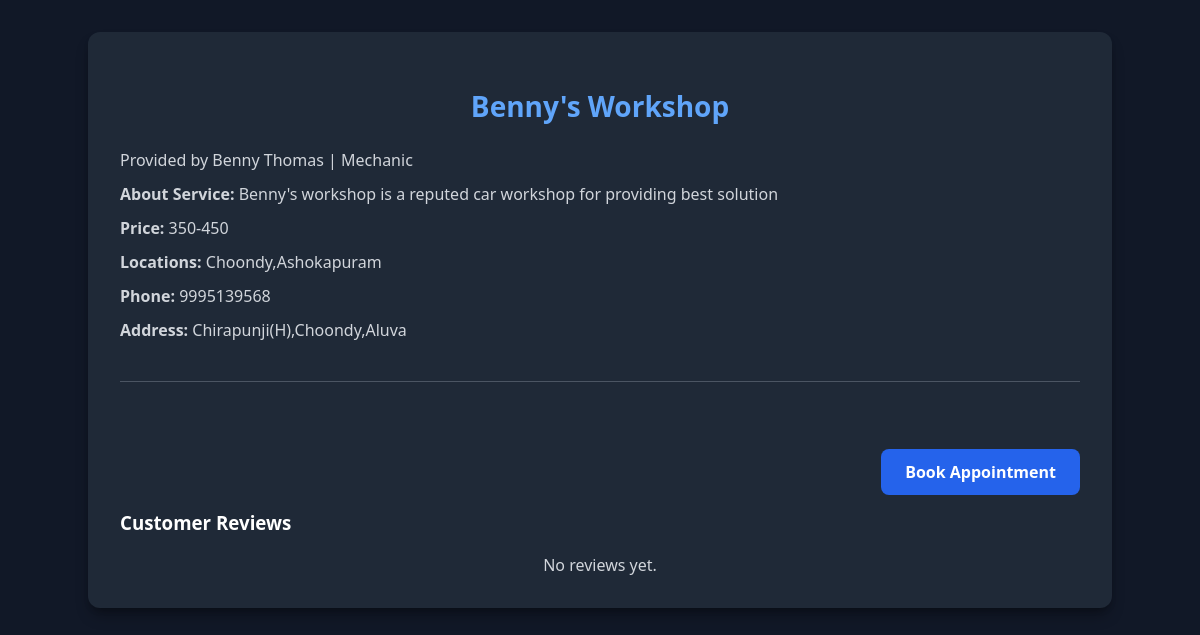
Screenshot of /provider_details.php?provider_id=7 with the database file from the repository.
### tables this page shows
CREATE TABLE `service_details` (
  `service_id` int(11) NOT NULL,
  `provider_id` int(11) NOT NULL,
  `business_name` varchar(100) NOT NULL,
  `category` enum('Plumber','Carpenter','Electrician','Mechanic','Painter') NOT NULL,
  `about_service` varchar(500) DEFAULT NULL,
  `price` varchar(50) NOT NULL,
  `locations` text NOT NULL,
  `created_at` timestamp NOT NULL DEFAULT current_timestamp(),
  `updated_at` timestamp NOT NULL DEFAULT current_timestamp() ON UPDATE current_timestamp()
);

CREATE TABLE `users` (
  `user_id` int(11) NOT NULL,
  `name` varchar(50) NOT NULL,
  `email` varchar(60) NOT NULL,
  `password` varchar(100) NOT NULL,
  `phone` varchar(14) DEFAULT NULL,
  `role` enum('customer','provider','admin') DEFAULT 'customer',
  `status` enum('pending','approved','rejected') NOT NULL DEFAULT 'pending',
  `address` text DEFAULT NULL,
  `created_at` timestamp NOT NULL DEFAULT current_timestamp()
);

### provider_details.php (the view, shortened to what this page needs)
<?php
include 'Login_dbconn.php';
$provider_id = intval($_GET['provider_id']);
$provider_sql = "SELECT u.user_id, u.name, u.email, u.phone, u.address,
                        s.business_name, s.category, s.about_service, s.price, s.locations
                 FROM users u
                 JOIN service_details s ON u.user_id = s.provider_id
                 WHERE u.user_id = $provider_id AND u.role = 'provider'";
$provider_result = mysqli_query($conn, $provider_sql);
$provider = mysqli_fetch_assoc($provider_result);
$reviews_sql = "SELECT r.*, u.name AS customer_name
                FROM reviews r
                JOIN users u ON r.customer_id = u.user_id
                WHERE r.provider_id = $provider_id
                ORDER BY r.created_at DESC";
$reviews_result = mysqli_query($conn, $reviews_sql);
?>
<!DOCTYPE html>
<html>
<head>
    <link rel="stylesheet" href="provider_details.css">
</head>
<body>
<div class="container">
    <div class="provider-details-container">
        <div class="provider-header">
            <h2><?php echo htmlspecialchars($provider['business_name']); ?></h2>
            <div class="provider-meta">
                Provided by <?php echo htmlspecialchars($provider['name']); ?> |
                <?php echo htmlspecialchars($provider['category']); ?>
            </div>
        </div>
        <div class="service-info">
            <p><strong>About Service:</strong> <?php echo nl2br(htmlspecialchars($provider['about_service'])); ?></p>
            <p><strong>Price:</strong> <?php echo htmlspecialchars($provider['price']); ?></p>
            <p><strong>Locations:</strong> <?php echo nl2br(htmlspecialchars($provider['locations'])); ?></p>
            <p><strong>Phone:</strong> <?php echo htmlspecialchars($provider['phone']); ?></p>
            <p><strong>Address:</strong> <?php echo nl2br(htmlspecialchars($provider['address'])); ?></p>
        </div>
        <div class="review-section">
            <h3>
<div style="text-align: right; margin-bottom: 15px;">
    <a href="appointment_details.php?provider_id=<?php echo isset($_GET['provider_id']) ? intval($_GET['provider_id']) : 0; ?>&service_id=<?php echo isset($_GET['service_id']) ? intval($_GET['service_id']) : 0; ?>"
   class="btn-book-appointment">
   Book Appointment
</a>
</div>
   Customer Reviews</h3>
            <?php if (mysqli_num_rows($reviews_result) > 0): ?>
                <?php while ($review = mysqli_fetch_assoc($reviews_result)): ?>
                    <div class="review">
                        <strong><?php echo htmlspecialchars($review['customer_name']); ?></strong><br>
                        <p><?php echo nl2br(htmlspecialchars($review['review'])); ?></p>
                        <small>Posted on: <?php echo $review['created_at']; ?></small>
                        <?php if (!empty($review['reply'])): ?>
                            <div class="reply">
                                <strong>Provider Reply:</strong><br>
                                <?php echo nl2br(htmlspecialchars($review['reply'])); ?><br>
                                <small>Replied on: <?php echo $review['reply_at']; ?></small>
                            </div>
                        <?php endif; ?>
                    </div>
                <?php endwhile; ?>
            <?php else: ?>
                <div class="no-reviews">No reviews yet.</div>
            <?php endif; ?>
        </div>
    </div>
</div>
</body>
</html>

### provider_details.css (style rules this page uses)
:root { --color-gray-900: #111827; --color-gray-800: #1f2937; --color-gray-700: #374151; --color-gray-600: #4b5563; --color-gray-300: #d1d5db; --color-white: #ffffff; --color-blue-400: #60a5fa; --color-blue-600: #2563eb; --color-blue-700: #1d4ed8; }
body { margin: 0; font-family: system-ui, -apple-system, BlinkMacSystemFont, "Segoe UI", Roboto, Arial, sans-serif; background-color: var(--color-gray-900); color: var(--color-white); }
.provider-details-container, .details-card { background-color: var(--color-gray-800); border-radius: 0.75rem; padding: 2rem; max-width: 60rem; width: 100%; margin: 2rem auto; box-shadow: 0 10px 15px -3px rgba(0,0,0,0.3), 0 4px 6px -2px rgba(0,0,0,0.2); transition: transform 0.3s ease; }
.provider-header h2, .details-card h2 { font-size: 1.75rem; font-weight: 700; color: var(--color-blue-400); margin-bottom: 1.5rem; text-align: center; }
.details-card p, .service-info p, .provider-meta { margin: 0.75rem 0; font-size: 1rem; color: var(--color-gray-300); }
.btn-book-appointment { display: inline-block; margin-top: 1.5rem; padding: 0.75rem 1.5rem; font-size: 1rem; font-weight: 600; background-color: var(--color-blue-600); color: var(--color-white); border-radius: 0.5rem; text-decoration: none; transition: all 0.3s ease; }
.review-section { margin-top: 2.5rem; border-top: 1px solid var(--color-gray-600); padding-top: 1.5rem; }
.no-reviews { text-align: center; color: var(--color-gray-300); font-size: 1rem; margin-top: 1rem; }

### rows the page displays
service_details: business_name "Benny's Workshop", provider.name "Benny Thomas", category "Mechanic", about_service "Benny's workshop is a reputed car workshop for providing best solution", price "350-450", locations "Choondy,Ashokapuram", provider.phone "9995139568", provider.address "Chirapunji(H),Choondy,Aluva"
